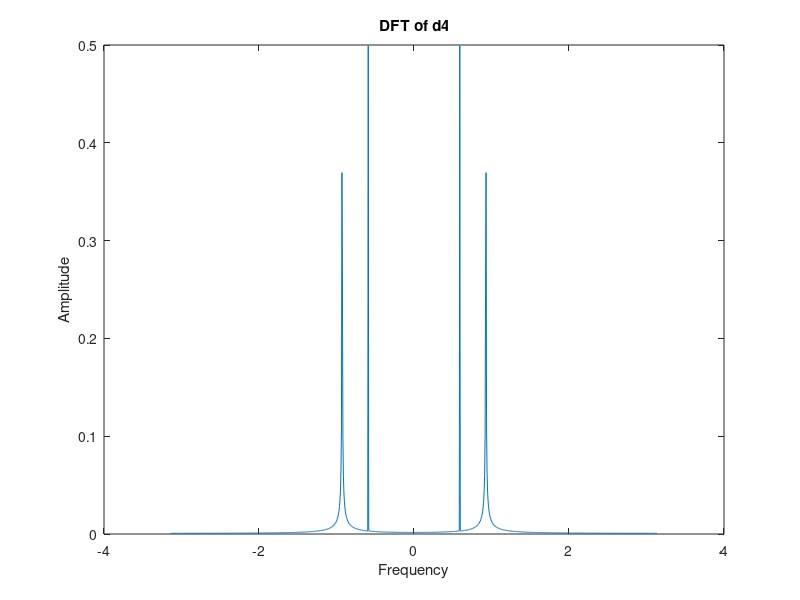
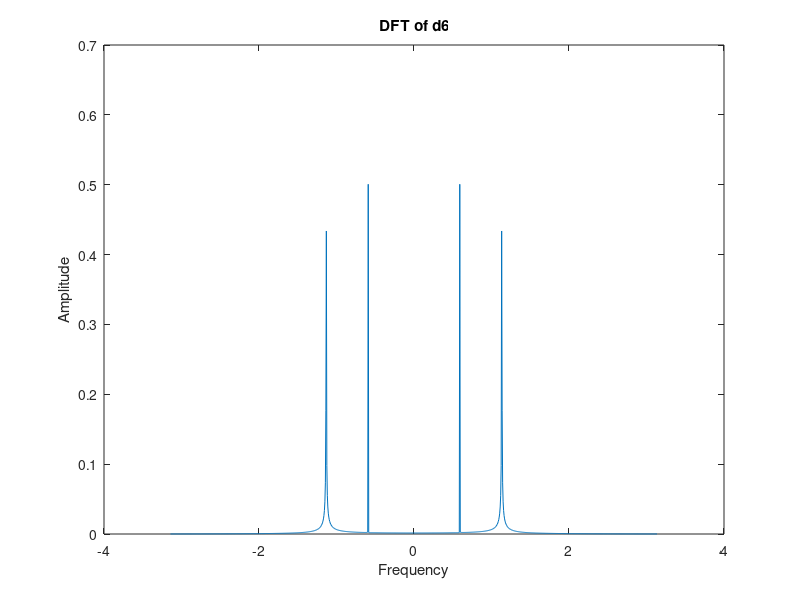

Source code (MATLAB) for these figures, in order: (Note: this script raises an error after producing the figures.)
function code
%PART 1    
    function indices=mypeaks(x,tones_numb)
        for cnt=1:tones_numb
        [pks,locs]=findpeaks(x(cnt,:));
         [~, I] = maxk(pks,4);
         I=sort(I);
         ind(cnt,:)= locs(I(3:4));
        end
        indices = ind;
    end

%1.1
%Create Tones
n = linspace(1,1000,1000);
d0=sin(0.7217.*n) + sin(1.0247.*n);
d1=sin(0.5346.*n) + sin(0.9273.*n);
d2=sin(0.5346.*n) + sin(1.0247.*n);
d3=sin(0.5346.*n) + sin(1.1328.*n);
d4=sin(0.5906.*n) + sin(0.9273.*n);
d5=sin(0.5906.*n) + sin(1.0247.*n);
d6=sin(0.5906.*n) + sin(1.1328.*n);
d7=sin(0.6535.*n) + sin(0.9273.*n);
d8=sin(0.6535.*n) + sin(1.0247.*n);
d9=sin(0.6535.*n) + sin(1.1328.*n);

%1.2
% W Vector
w =2*pi*((-length(d4)/2:length(d4)/2-1)/length(d4));

%DFT of d4 and d6
D4=fft(d4);
D4=fftshift(D4)/1000;
plot(w,abs(D4));
xlabel('Frequency');
ylabel('Amplitude');
title('DFT of d4');

figure;

D6=fft(d6);
D6=fftshift(D6)/1000;
plot(w,abs(D6));
xlabel('Frequency');
ylabel('Amplitude');
title('DFT of d6');

%1.3
zero_vector=zeros(1,100);

%adding zeros to Signal
toneseq=[d0 zero_vector d6 zero_vector d2 zero_vector d3 zero_vector d2 zero_vector d1 zero_vector d0  zero_vector d6];
audiowrite('tone_sequence.wav',toneseq/max(abs(toneseq)),8192);

%Creation of Windows and Windowed Signal(s)
rect=rectwin(1000);
j=1;
windowedSignal1 = zeros(8,1000);

for i=1:8
    windowedSignal1(i,:)=rect'.*toneseq(1, j:(j-1+1000));
    j=j+1100;
end

ham=hamming(1000);
j=1;
windowedSignal2 = zeros(8,1000);

for i=1:8
    windowedSignal2(i,:)=ham'.*toneseq(1, j:(j-1+1000));
    j=j+1100;
end

WindowedSignal1 = zeros(8,1000);
WindowedSignal2 = zeros(8,1000);

%DFT of Windowed Signals
for i=1:8
WindowedSignal1(i,:)=fft(windowedSignal1(i,:));
WindowedSignal2(i,:)=fft(windowedSignal2(i,:));
WindowedSignal1(i,:)=fftshift(WindowedSignal1(i,:))/1000;
WindowedSignal2(i,:)=fftshift(WindowedSignal2(i,:))/1000;
end

%1.5 
%List of Indices k

all_tones=[d0; d1; d2; d3; d4; d5; d6; d7; d8; d9];

%DFT of all_tones
All_tones=zeros(size(all_tones));
for i=1:10
    All_tones(i,:)=fft(all_tones(i,:));
    All_tones(i,:)=fftshift(All_tones(i,:))/1000;
end

%list of indices k and corresponding frequencies
points = mypeaks(abs(All_tones),10);
frequencies=w(points);
k=[points(:,1)', points(:,2)'];

for i=1:10
    points(i,3)=i-1;
end

k=unique(k);
k(2,:)=w(k(1,:));

%1.6
function vec=ttdecode(x)
   l=1;
   %We find the tones of the signal and store them in the array "tones"
   while (i<=length(x)) 
        if x(i)~=0
            tones(l,:)=x(i:i+999);
            l=l+1;
            i=i+1000;
        else
            i=i+1;
        end
   end
   [numb_tones , ~]=size(tones);
   Tones=zeros(size(tones));
   %DFT of the tones
   for i=1:numb_tones
      Tones(i,:)=fft(tones(i,:));
      Tones(i,:)=fftshift(Tones(i,:))/1000;
   end 
   %Energy calculation of each tone
   Energy=(abs(Tones)).^2;
   locs=mypeaks(Energy,numb_tones);
   vector=zeros(1,numb_tones);
   for j=1:numb_tones
       for i=1:10
           if locs(j,:)==points(i,1:2)
               vector(1,j)=points(i,3);
               break;
           end
       end
   end
   vec=vector;
   disp(vector);
end

number=ttdecode(toneseq);

%1.7
S=load('my_touchtones.mat');
number1=ttdecode(S.easySig);
number2=ttdecode(S.hardSig);

%PART 2

%2.1

Fs=1000;
n=0:(1/Fs):2;
%White Gaussian noise
v=randn(1,length(n));
%1st Signal
x=2*cos(2*pi*70*n) + 3*sin(2*pi*140*n) + 0.15*v;
figure;
plot(n,x);
xlabel('Time(s)');
ylabel('Amplitude');
title('1st Signal');

figure;

%STFT
[S1,F1,T1]=spectrogram(x, 0.04*Fs, 20,40,Fs);
surf(T1.*1000,F1,abs(S1),'edgecolor','none');
view(0,90);
xlabel('Time(ms)');
ylabel('Frequency(Hz)');
title('Spectrogram using STFT');

figure;
%Scale and Frequency Calculation
[s1,f1]=wavescales('morl',Fs);
%DT-CWT
cwtstruct1 = cwtft({x,1/Fs},'Scales',s1,'Wavelet','morl');
cfs1 = cwtstruct1.cfs;
surf(n.*1000,f1',abs(cfs1),'edgecolor','none');
view(0,90);
xlabel('Time(ms)');
ylabel('Frequency(Hz)');
title('Spectrogram using Wavelets');

%2.2

%White Gaussian noise
v=randn(1,length(n));
%2nd Signal
y=1.7*cos(2*pi*90*n) + 0.15*v+1.7*double(eq(n,0.625))+1.7*double(eq(n,0.800));
figure;
plot (n,y);xlabel('Time(s)');
ylabel('Amplitude');
title('2nd Signal');

%STFT
[S2,F2,T2]=spectrogram(y, 0.04*Fs, 20,40,Fs);
figure;
contour(T2.*1000,F2,abs(S2));
view(0,90);
xlabel('Time(ms)');
ylabel('Frequency(Hz)');
title('Spectrogram using STFT');

%Scale and Frequency Calculation
[s2,f2]=wavescales('morl',Fs);
cwtstruct2 = cwtft({y,1/Fs},'Scales',s2,'Wavelet','morl');
cfs2 = cwtstruct2.cfs;
figure;
contour(n.*1000,f2',abs(cfs2));
view(0,90);
xlabel('Time(ms)');
ylabel('Frequency(Hz)');
title('Spectrogram using Wavelets');

%PART 3

[speechSignal, Fs1] = audioread('speech_utterance.wav');
[musicSignal, Fs2]=audioread('music_cut.wav');

    function ste=STE (signal, Fs, timewinlength)
        winLen = timewinlength*Fs;
        winOverlap = winLen-1;
        % A hamming window is chosen
        wHamm = hamming(winLen);
        
        % Framing and windowing the signal
        sigFramed = buffer(signal, ceil(winLen), ceil(winOverlap), 'nodelay');
        sigWindowed = diag(sparse(wHamm)) * sigFramed;

        % Short-Time Energy calculation
        energyST = sum(sigWindowed.^2,1);
        ste=energyST;
    end

    function zcr=ZCR(signal, Fs, timewinlength)
        winLen = timewinlength*Fs;
        winOverlap = winLen-1;
        % A hamming window is chosen
        wHamm = hamming(winLen);
        
        signs=abs(diff(signal>=0));
        % Framing and windowing the signal "signs"
        signsFramed = buffer(signs, ceil(winLen), ceil(winOverlap), 'nodelay');
        signsWindowed = diag(sparse(wHamm)) * signsFramed;
        % Zero Crossing Rate calculation
        ZCR= mean(signsWindowed,1);
        zcr=ZCR;
    end

    function common_plots(func1,func2,Fs,delay)
        t=(0:length(func1)-1)/Fs;
        figure;
        %For the speech signal, plots are not normalized
        if Fs==Fs1
            plot(t, func1);
            hold on;   
            plot(t(floor(delay)+1:end - round(delay)), func2, 'r');
        %For the music signal, plots are normalized 
        else 
            plot(t, func1/max(abs(func1)));
            hold on;   
            plot(t(floor(delay)+1:end - round(delay)), func2/max(abs(func2)), 'r');
        end
        xlabel('Time (sec)');
    end

    function procedure_ste(signal,Fs,timewindowlength,type)
        %Short-Time Energy calculation and common plot of signal and short-time
        %energy 
        winlen=timewindowlength*Fs; 
        % Short-Time energy is delayed due to lowpass filtering. This delay is
        % compensated for the graph.
        delay_ste = (winlen-1)/2;
        short_time_energy=STE(signal, Fs, timewindowlength);
        common_plots(signal,short_time_energy,Fs, delay_ste);
        legend({type,'Short-Time Energy'});
        title([type, ' Signal Along With Short-Time Energy with window length ', num2str(timewindowlength),' sec']);
    end

    function multiple_graphs_ste(signal,Fs,windowlength,type)
        % Short-Time Energy calculation and plots for various window length
        % values
        figure;
        t = (0:length(signal)-1)/Fs;
        for i=1:length(windowlength)
            short_time_energy=STE(signal, Fs, windowlength(i));
            winLen = ceil(windowlength(i)*Fs);
            delay = (winLen-1)/2;
            subplot(length(windowlength),1,i);
            plot(t(floor(delay)+1:end - round(delay)), short_time_energy);
            xlim([0 t(end)]);
            xlabel('Time (sec)');
            title(['STE of ', type,' Signal with window length ', num2str(windowlength(i)),'sec']);
        end
    end

    function procedure_zcr(signal, Fs, timewindowlength,type)
        winlen=timewindowlength*Fs; 
        % Zero Crossing Rate is delayed due to lowpass filtering. This delay is
        % compensated for the graph.
        delay_zcr = (winlen)/2;
        zero_crossing_rate=ZCR(signal, Fs, timewindowlength);
        common_plots(signal,zero_crossing_rate,Fs, delay_zcr);
        legend({type,'Zero Crossing Rate'});
        title([type, ' Signal Along With Zero Crossing Rate with window length ', num2str(timewindowlength),' sec']);
       
    end

    function multiple_graphs_zcr(signal,Fs,windowlength,type)
        % Zero Crossing Rate calculation and plots for various window length
        % values
        figure;
        t = (0:length(signal)-1)/Fs;
        for i=1:length(windowlength)
           zero_crossing_rate=ZCR(signal, Fs, windowlength(i));
            winLen = ceil(windowlength(i)*Fs);
            delay = winLen/2;
            subplot(length(windowlength),1,i);
            plot(t(floor(delay)+1:end - round(delay)), zero_crossing_rate);
            xlim([0 t(end)]);
            xlabel('Time (sec)');
            title(['ZCR of ', type, ' Signal with window length ', num2str(windowlength(i)),'sec'])
        end
    end

%Short-Time Energy calculation and plots for speech signal with window length 20 ms
procedure_ste(speechSignal,Fs1,0.02,'Speech');
%Short-Time Energy calculation and plots for speech signal with window length 30 ms
procedure_ste(speechSignal,Fs1,0.03,'Speech');

%Zero Crossing Rate calculation for speech signal with window length 20 ms
procedure_zcr(speechSignal,Fs1,0.02,'Speech');
%Zero Crossing Rate calculation for speech signal with window length 30 ms
procedure_zcr(speechSignal,Fs1,0.03,'Speech');

windowlengths=[0.01 0.026 0.06 0.1];
%Speech signal
%Calculation and plots of short-time energy for various window lengths
multiple_graphs_ste(speechSignal, Fs1, windowlengths,'Speech');

%Calculation and plots of zero crossing rate for various window lengths
multiple_graphs_zcr(speechSignal, Fs1, windowlengths, 'Speech');


%Short-Time Energy calculation and plots for music signal with window length 20 ms
procedure_ste(musicSignal,Fs2,0.02,'Music');
%Short-Time Energy calculation and plots for music signal with window length 30 ms
procedure_ste(musicSignal,Fs2,0.03,'Music');

%Zero Crossing Rate calculation for music signal with window length 20 ms
procedure_zcr(musicSignal,Fs2,0.02,'Music');
%Zero Crossing Rate calculation for music signal with window length 30 ms
procedure_zcr(musicSignal,Fs2,0.03,'Music');

%Music signal
%Calculation and plots of short-time energy for various window lengths
multiple_graphs_ste(musicSignal, Fs2, windowlengths,'Music');

%Calculation and plots of zero crossing rate for various window lengths
multiple_graphs_zcr(musicSignal, Fs2, windowlengths,'Music');
end 
